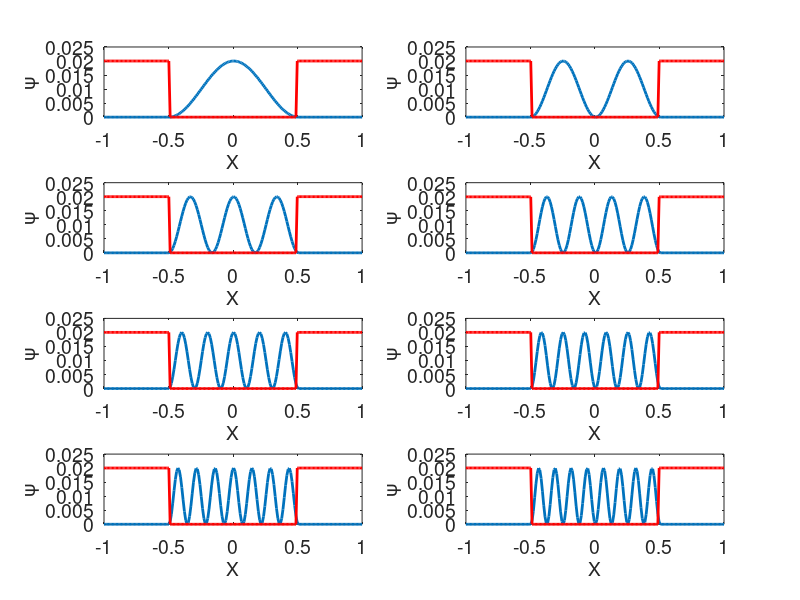

Source code (MATLAB):
%------------------------------------------------------------------------%
%---Finite Differencing of Time Independent Schrodinger Equation---------%
%------------------for a particle in a box-------------------------------%
%------------------------------------------------------------------------%

clc
close all
clear all

%------------------------------------------------------------------------%
%---all constant m,h,length that appears in Schrodinger equation are-----
%---taken as 1. Energy values are prescribed and wavefunction gets-------
%---updated in space using Finite difference scheme----------------------
%---Boundary condition and potential function are prescribed-------------
%------------------------------------------------------------------------%

dx=0.01;

n=1:8;

for l=1:8

E=n(l)*n(l)*pi*pi/2; % Griffiths second edition, pp 44, Eq [2.27]


%---Potential Energy Function for a Square well--------------------------%

N=100;
U=zeros(1,N);
U(1)=100;
U(N)=100;


K(1:N)=(2).*(E-U(1:N));
  
%------------------------------------------------------------------------%

W(1)=0; % initial condition
W(2)=1;

% updating the wave function---------------------------------------------%

for i=2:N-1
    W(i+1)=W(i)*(2-K(i)*dx*dx)-W(i-1);
end

% Normalizing probability density funtion of the particle----------------%

Ws=W.*W./trapz(W.*W);

%--for visualization purpose, maipulate arrays---------------------------%
%--extend arrays on both sides to visualize a potential well-------------%
%--scale amplitude of potential to view it with probability density------%
%--function--------------------------------------------------------------%

V=ones(1,N+100).*100;
Wtemp=zeros(1,N+100);

V(51:N+50)=U;
V=(V./100).*max(Ws);
Wtemp(51:N+50)=Ws;
Wa(l,:)=Wtemp;
L=length(Wtemp);
X=linspace(0,2,L)-1;

figure(1)
subplot(4,2,l)
plot(X,Wa(l,:),'linewidth',2)
hold on
plot(X,V,'r','linewidth',2)
h=gca; 
get(h,'FontSize') 
set(h,'FontSize',14)
axis([-1 1 0 0.025])
xlabel('X','fontSize',14);
ylabel('\psi','fontSize',14);
fh = figure(1);
set(fh, 'color', 'white'); 

end

%------------------------------------------------------------------------%


